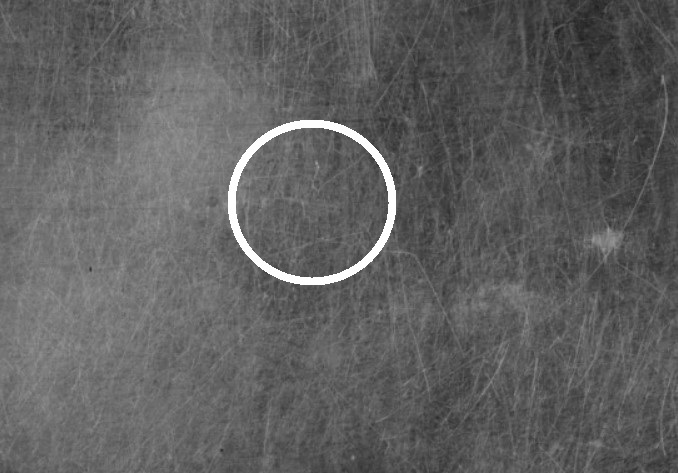
#> input picture circunsferencia.jpg, 678 x 473 px, found by its file name
$ python main.py
#> lines starting #> are read from the running program, lines starting #| are printed output that depends on the picture; after the words box and inside, x2 and y2 are one past the last pixel; in counts of white or black regions, pixels touching at a corner belong together
import cv2
import numpy as np

# carga la imagen a analizar
imagen = cv2.imread('/mnt/data/circunsferencia.jpg')
#> imagen is the input picture: shape (473, 678, 3); min 31, max 255, mean 96.3

# la pasa a escala de grises
gris = cv2.cvtColor(imagen, cv2.COLOR_BGR2GRAY)

# aplica un desenfoque para reducir el ruido
gris_suavizado = cv2.GaussianBlur(gris, (9, 9), 2)

# implementa la transformada de Hough para detectar el círculo
circulos = cv2.HoughCircles(
    gris_suavizado,
    cv2.HOUGH_GRADIENT,
    dp=1.2,  # es la resolucion inversa del acumulado de la trasnformada
    minDist=20,  # distancia mínima entre los centros de los círculos detectados
    param1=50,  # umbral del detector de bordes en la parte superior
    param2=30,  # umbral del acumulador usado para la detección de círculos
    minRadius=10,  # radio mínimo del círculo
    maxRadius=100  # radio máximo del círculo
)
#> circulos = [[312.6, 202.2, 74.92], [330.6, 187.8, 99.28], [292.2, 208.2, 64.84], [293.4, 187.8, 60.76], [331.8, 213, 61]]

# dibuja los círculos detectados en la imagen que se subio en  primer instancia.
if circulos is not None:
    circulos = np.uint16(np.around(circulos))
#> circulos = [[313, 202, 75], [331, 188, 99], [292, 208, 65], [293, 188, 61], [332, 213, 61]]
    for i in circulos[0, :]:
        # dibuja el contorno del círculo
        cv2.circle(imagen, (i[0], i[1]), i[2], (0, 255, 0), 2)
        # dibuja el centro del círculo
        cv2.circle(imagen, (i[0], i[1]), 2, (0, 0, 255), 3)
#> this loop made 5 passes
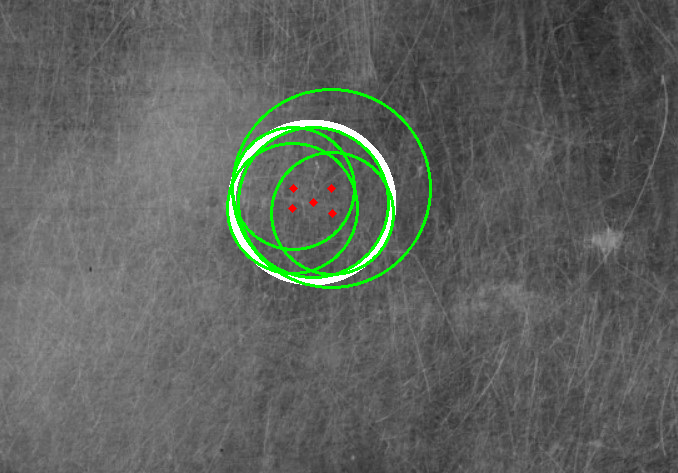
#> imagen: shape (473, 678, 3); 2.04% of pixels changed, all inside (x1, y1, x2, y2) = (226, 88, 432, 289)

# muestra la imagen con los círculos detectados
cv2.imshow('Detección de círculos con Transformada de Hough', imagen)
cv2.waitKey(0)
cv2.destroyAllWindows()
